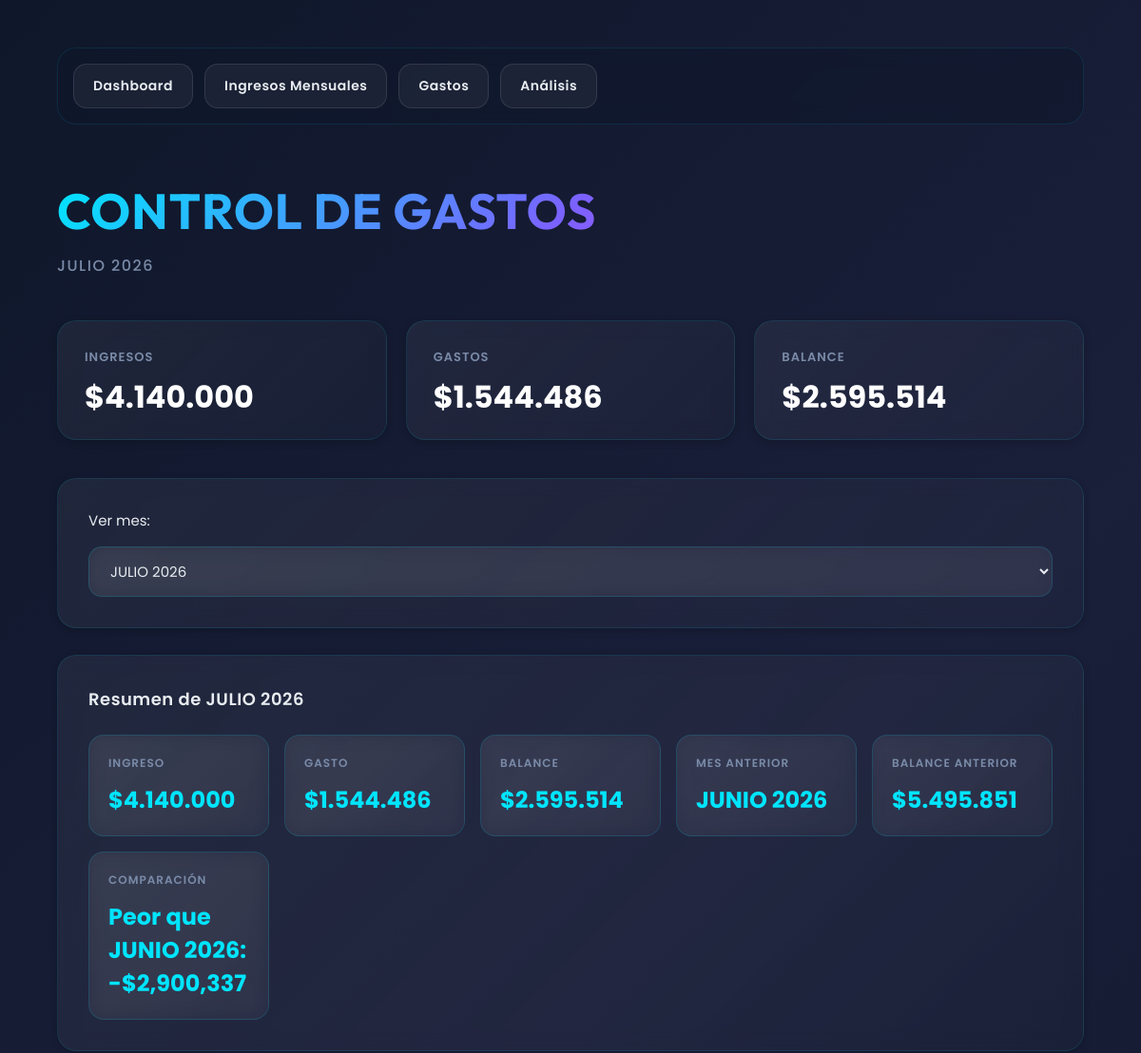
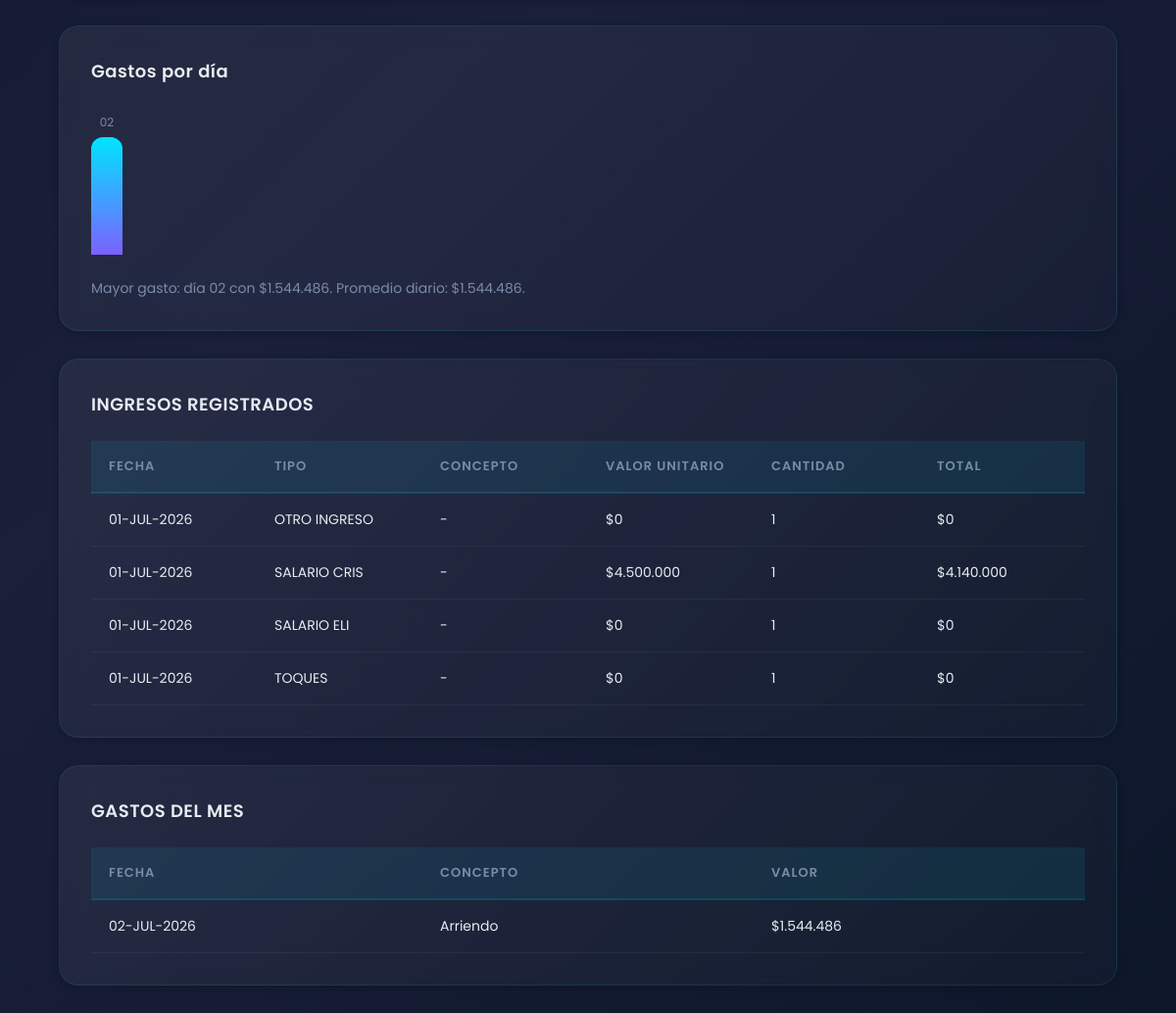
The page / on the database its author committed (2 pictures, top to bottom).
### tables this page shows
CREATE TABLE ingresos (

        id INTEGER PRIMARY KEY AUTOINCREMENT,

        tipo_ingreso_id INTEGER,

        concepto_otro TEXT,

        valor_unitario REAL,

        cantidad INTEGER,

        total REAL,

        fecha TEXT, mes TEXT,

        FOREIGN KEY(tipo_ingreso_id)
        REFERENCES tipos_ingreso(id)
    );

CREATE TABLE tipos_ingreso (

        id INTEGER PRIMARY KEY AUTOINCREMENT,

        nombre TEXT UNIQUE NOT NULL,

        aplica_deduccion INTEGER NOT NULL,

        tipo_calculo TEXT NOT NULL,

        valor_unitario REAL DEFAULT 0
    );

CREATE TABLE gastos (

        id INTEGER PRIMARY KEY AUTOINCREMENT,

        concepto TEXT NOT NULL,

        valor REAL NOT NULL,

        fecha TEXT NOT NULL,

        mes TEXT NOT NULL
    );

### app.py (the view)
@app.route("/")
def index():
    conn = get_connection()
    cur = conn.cursor()
    requested_mes = request.args.get("mes")
    default_mes = format_mes_label(datetime.now())
    mes_actual = requested_mes or default_mes
    formatted_months = build_available_meses(cur, default_mes)
    if not parse_mes_label(mes_actual):
        mes_actual = default_mes
    mes_anterior = get_previous_month_label(mes_actual)
    gastos = cur.execute("""
        SELECT *
        FROM gastos
        WHERE mes = ?
        ORDER BY fecha DESC
    """, (mes_actual,)).fetchall()
    ingresos = cur.execute("""
        SELECT
            ingresos.*,
            tipos_ingreso.nombre AS tipo_nombre,
            tipos_ingreso.tipo_calculo
        FROM ingresos
        INNER JOIN tipos_ingreso
        ON ingresos.tipo_ingreso_id = tipos_ingreso.id
        WHERE ingresos.mes = ?
        ORDER BY fecha DESC
    """, (mes_actual,)).fetchall()
    total_gastos = sum(g["valor"] for g in gastos)
    total_ingresos = sum(i["total"] for i in ingresos)
    balance = total_ingresos - total_gastos
    prev_totals = cur.execute("""
        SELECT
            SUM(total) AS ingresos,
            (SELECT SUM(valor) FROM gastos WHERE mes = ?) AS gastos
        FROM ingresos
        WHERE mes = ?
    """, (mes_anterior, mes_anterior)).fetchone()
    prev_ingresos = prev_totals["ingresos"] or 0
    prev_gastos = prev_totals["gastos"] or 0
    prev_balance = prev_ingresos - prev_gastos
    balance_diff = balance - prev_balance
    if mes_anterior:
        if balance_diff > 0:
            comparacion_text = f"Mejor que {mes_anterior}: +${balance_diff:,.0f}"
        elif balance_diff < 0:
            comparacion_text = f"Peor que {mes_anterior}: -${abs(balance_diff):,.0f}"
        else:
            comparacion_text = f"Igual al mes anterior {mes_anterior}."
    else:
        comparacion_text = "No hay comparación con mes anterior disponible."
    gastos_por_dia_rows = cur.execute("""
        SELECT fecha, SUM(valor) AS total
        FROM gastos
        WHERE mes = ?
        GROUP BY fecha
        ORDER BY fecha ASC
    """, (mes_actual,)).fetchall()
    gastos_por_dia = []
    max_total = max((row["total"] for row in gastos_por_dia_rows), default=0)
    for row in gastos_por_dia_rows:
        fecha_obj = datetime.strptime(row["fecha"], "%Y-%m-%d")
        day_label = fecha_obj.strftime("%d")
        altura = int((row["total"] / max_total) * 120) if max_total > 0 else 10
        gastos_por_dia.append({
            "day": day_label,
            "total": row["total"],
            "height": altura
        })
    mayor_dia_gasto = None
    if gastos_por_dia:
        mayor_dia_gasto = max(gastos_por_dia, key=lambda item: item["total"])
    dias_con_gasto = len(gastos_por_dia)
    gasto_promedio = total_gastos / dias_con_gasto if dias_con_gasto else 0
    tipos_ingreso = cur.execute("SELECT * FROM tipos_ingreso ORDER BY nombre").fetchall()
    conn.close()
    return render_template(
        "index.html",
        gastos=gastos,
        ingresos=ingresos,
        tipos_ingreso=tipos_ingreso,
        mes_actual=mes_actual,
        available_meses=formatted_months,
        total_gastos=total_gastos,
        total_ingresos=total_ingresos,
        balance=balance,
        mes_anterior=mes_anterior,
        prev_ingresos=prev_ingresos,
        prev_gastos=prev_gastos,
        prev_balance=prev_balance,
        comparacion_text=comparacion_text,
        gastos_por_dia=gastos_por_dia,
        mayor_dia_gasto=mayor_dia_gasto,
        gasto_promedio=gasto_promedio
    )

### app.py (called while the page is built)
def get_connection():
    conn = sqlite3.connect(DB)
    conn.row_factory = sqlite3.Row
    return conn

def parse_mes_label(mes_label):
    if not mes_label:
        return None
    parts = mes_label.strip().upper().split()
    if len(parts) != 2:
        return None
    name, year = parts
    month = SPANISH_MONTHS.get(name) or ENGLISH_MONTHS.get(name)
    if not month:
        return None
    try:
        return datetime(int(year), month, 1)
    except ValueError:
        return None

def format_mes_label(date_obj):
    return f"{MONTH_NAMES[date_obj.month]} {date_obj.year}"

def format_fecha_corta(date_obj):
    return f"{str(date_obj.day).zfill(2)}-{MONTH_ABBR[date_obj.month].upper()}-{date_obj.year}"

def format_pesos_colombianos(valor):
    return f"${valor:,.0f}".replace(",", ".")

def get_previous_month_label(mes_label):
    current = parse_mes_label(mes_label)
    if not current:
        return None
    prev = (current.replace(day=1) - timedelta(days=1)).replace(day=1)
    return format_mes_label(prev)

def build_available_meses(cur, default_mes, extra_mes=None):
    available_meses = set()
    for row in cur.execute("SELECT mes FROM gastos").fetchall():
        if row["mes"]:
            available_meses.add(row["mes"].strip())
    for row in cur.execute("SELECT mes FROM ingresos").fetchall():
        if row["mes"]:
            available_meses.add(row["mes"].strip())
    available_meses.add(default_mes)
    if extra_mes:
        available_meses.add(extra_mes)
    return sorted(
        [m for m in available_meses if parse_mes_label(m)],
        key=lambda m: parse_mes_label(m),
        reverse=True
    )

def format_fecha_filtro(value):
    if not value:
        return ''
    try:
        fecha_obj = datetime.strptime(value, "%Y-%m-%d")
        return format_fecha_corta(fecha_obj)
    except:
        return value

### templates/index.html (shortened to what this page needs)
<!DOCTYPE html>
<html lang="es">
<head>
    <link rel="stylesheet" href="{{ url_for('static', filename='style.css') }}">
</head>
<body>
<div class="container">
    <div class="topbar">
        <a href="/">Dashboard</a>
        <a href="/ingresos_mensuales">Ingresos Mensuales</a>
        <a href="/gastos">Gastos</a>
        <a href="/analisis">Análisis</a>
    </div>
    <h1>CONTROL DE GASTOS</h1>
    <h2>{{ mes_actual }}</h2>
    <div class="cards">
        <div class="card">
            <h3>INGRESOS</h3>
            <p>{{ total_ingresos|pesos }}</p>
        </div>
        <div class="card">
            <h3>GASTOS</h3>
            <p>{{ total_gastos|pesos }}</p>
        </div>
        <div class="card">
            <h3>BALANCE</h3>
            <p>{{ balance|pesos }}</p>
        </div>
    </div>
    <div class="box">
        <form method="GET" action="/">
            <label class="month-filter">
                <span>Ver mes:</span>
                <select name="mes" onchange="this.form.submit()">
                    {% for mes in available_meses %}
                    <option value="{{ mes }}" {% if mes == mes_actual %}selected{% endif %}>
                        {{ mes }}
                    </option>
                    {% endfor %}
                </select>
            </label>
        </form>
    </div>
    <div class="box">
        <h3>Resumen de {{ mes_actual }}</h3>
        <div class="stats-grid">
            <div class="stat-card">
                <strong>Ingreso</strong>
                <p>{{ total_ingresos|pesos }}</p>
            </div>
            <div class="stat-card">
                <strong>Gasto</strong>
                <p>{{ total_gastos|pesos }}</p>
            </div>
            <div class="stat-card">
                <strong>Balance</strong>
                <p>{{ balance|pesos }}</p>
            </div>
            <div class="stat-card">
                <strong>Mes anterior</strong>
                <p>{{ mes_anterior or 'N/A' }}</p>
            </div>
            <div class="stat-card">
                <strong>Balance anterior</strong>
                <p>{{ prev_balance|pesos }}</p>
            </div>
            <div class="stat-card">
                <strong>Comparación</strong>
                <p>{{ comparacion_text }}</p>
            </div>
        </div>
    </div>
    <div class="box">
        <h3>Gastos por día</h3>
        {% if gastos_por_dia %}
        <div class="chart-wrapper">
            {% for punto in gastos_por_dia %}
            <div class="chart-bar" style="height: {{ punto.height }}px;" title="Día {{ punto.day }}: {{ punto.total|pesos }}">
                <span>{{ punto.day }}</span>
            </div>
            {% endfor %}
        </div>
        <p class="chart-summary">
            Mayor gasto: día {{ mayor_dia_gasto.day }} con {{ mayor_dia_gasto.total|pesos }}.
            Promedio diario: {{ gasto_promedio|pesos }}.
        </p>
        {% else %}
        <p>No hay gastos registrados para este mes.</p>
        {% endif %}
    </div>
    <div class="box">
        <h3>INGRESOS REGISTRADOS</h3>
        <table class="table-6col">
            <thead>
                <tr>
                    <th>Fecha</th>
                    <th>Tipo</th>
                    <th>Concepto</th>
                    <th>Valor Unitario</th>
                    <th>Cantidad</th>
                    <th>Total</th>
                </tr>
            </thead>
            <tbody>
                {% for ingreso in ingresos %}
                <tr>
                    <td>{{ ingreso.fecha|fecha_corta }}</td>
                    <td>{{ ingreso.tipo_nombre }}</td>
                    <td>
                        {% if ingreso.concepto_otro %}
                            {{ ingreso.concepto_otro }}
                        {% else %}
                            -
                        {% endif %}
                    </td>
                    <td>{{ ingreso.valor_unitario|pesos }}</td>
                    <td>{{ ingreso.cantidad }}</td>
                    <td>{{ ingreso.total|pesos }}</td>
                </tr>
                {% endfor %}
            </tbody>
        </table>
    </div>
    <div class="box">
        <h3>GASTOS DEL MES</h3>
        <table class="table-3col">
            <thead>
                <tr>
                    <th>Fecha</th>
                    <th>Concepto</th>
                    <th>Valor</th>
                </tr>
            </thead>
            <tbody>
                {% for gasto in gastos %}
                <tr>
                    <td>{{ gasto.fecha|fecha_corta }}</td>
                    <td>{{ gasto.concepto }}</td>
                    <td>{{ gasto.valor|pesos }}</td>
                </tr>
                {% endfor %}
            </tbody>
        </table>
    </div>
</div>
</body>
</html>

### rows shown on the page
ingresos: fecha|fecha_corta "01-JUL-2026", tipo_nombre "OTRO INGRESO", valor_unitario|pesos "$0", cantidad "1", total|pesos "$0"
ingresos: fecha|fecha_corta "01-JUL-2026", tipo_nombre "SALARIO CRIS", valor_unitario|pesos "$4.500.000", cantidad "1", total|pesos "$4.140.000"
ingresos: fecha|fecha_corta "01-JUL-2026", tipo_nombre "SALARIO ELI", valor_unitario|pesos "$0", cantidad "1", total|pesos "$0"
ingresos: fecha|fecha_corta "01-JUL-2026", tipo_nombre "TOQUES", valor_unitario|pesos "$0", cantidad "1", total|pesos "$0"
gastos: fecha|fecha_corta "02-JUL-2026", concepto "Arriendo", valor|pesos "$1.544.486"

### other values the page prints
{{ mes_actual }} "JULIO 2026"
{{ total_ingresos|pesos }} "$4.140.000"
{{ total_gastos|pesos }} "$1.544.486"
{{ balance|pesos }} "$2.595.514"
{{ mes_anterior or 'N/A' }} "JUNIO 2026"
{{ prev_balance|pesos }} "$5.495.851"
{{ comparacion_text }} "Peor que JUNIO 2026: -$2,900,337"
{{ punto.day }} "02"
{{ mayor_dia_gasto.day }} "02"
{{ mayor_dia_gasto.total|pesos }} "$1.544.486"
{{ gasto_promedio|pesos }} "$1.544.486"
form field mes "JULIO 2026"
